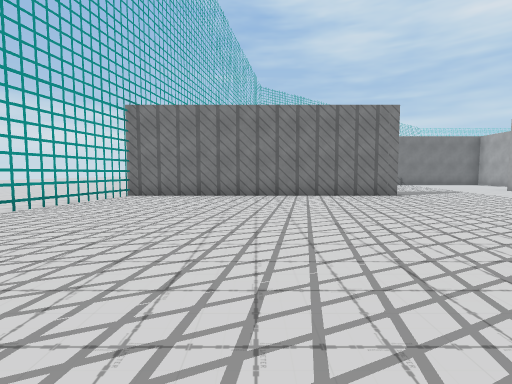
[1] (above)

24 first-person views from a walk through a scene from a Unity 3-D project. The camera is 1.3 m above the floor, tilts 4° down and sees 85° across. The floor is counted in squares, 2 m on a side. Each view is taken from the middle of a square. On the plan, view 1 faces up. The plan holds only what a view shows up to about 9 squares ahead; the rest is blank. The place goes on beyond the plan. The player is left out.

[2]
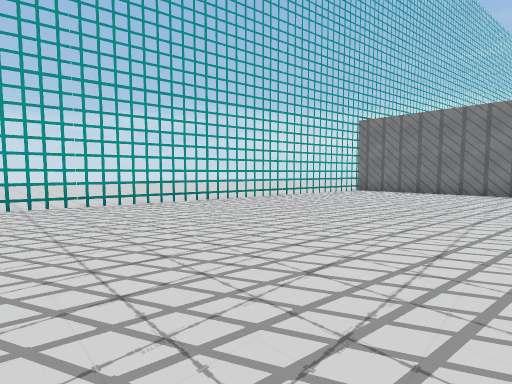

[3]
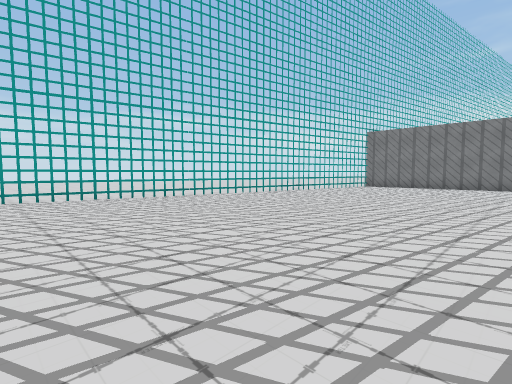

[4]
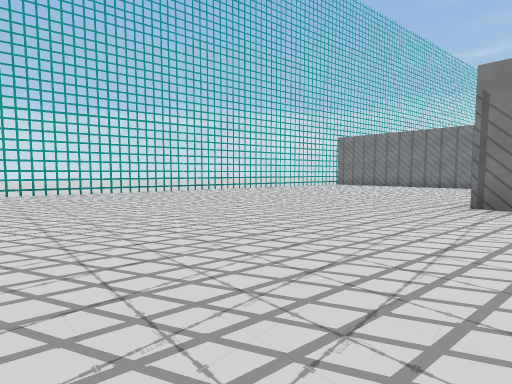

[5]
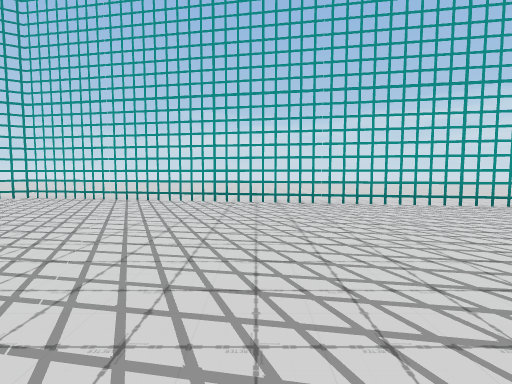

[6]
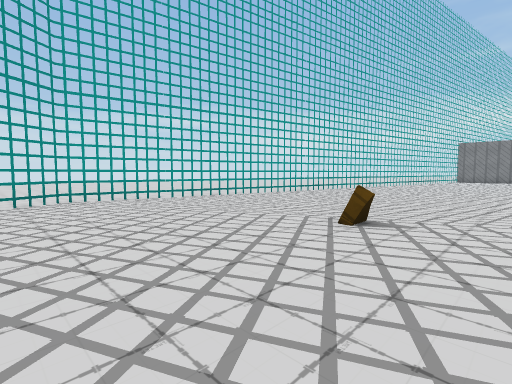

[7]
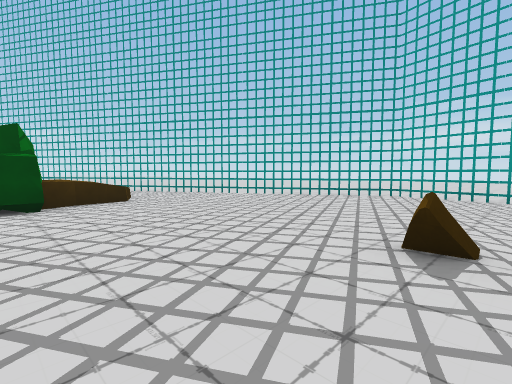

[8]
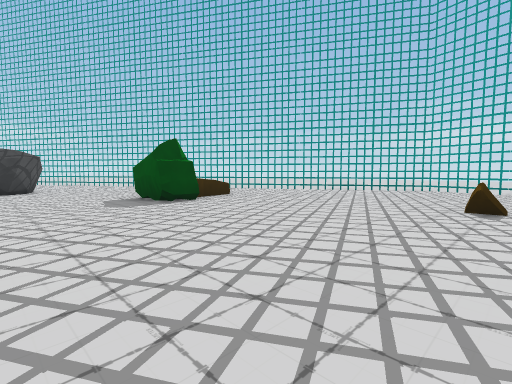

[9]
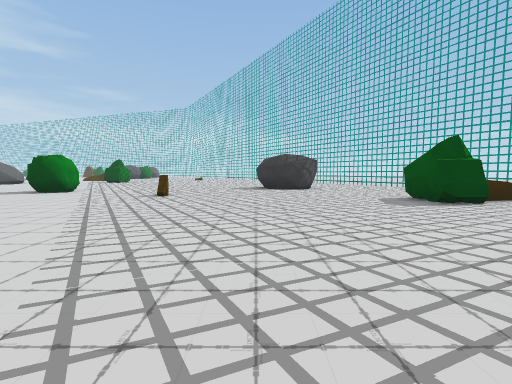

[10]
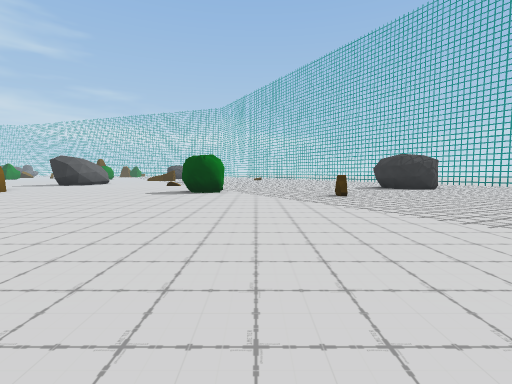

[11]
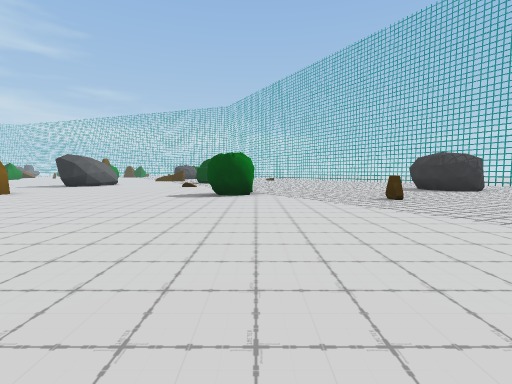

[12]
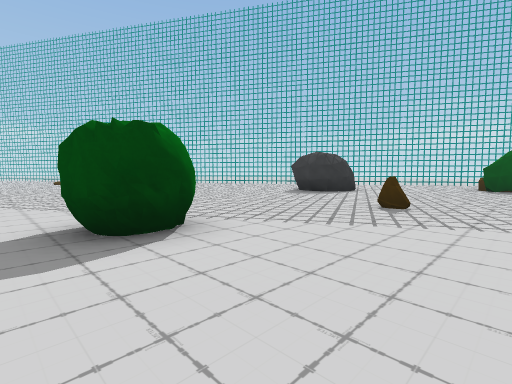

[13]
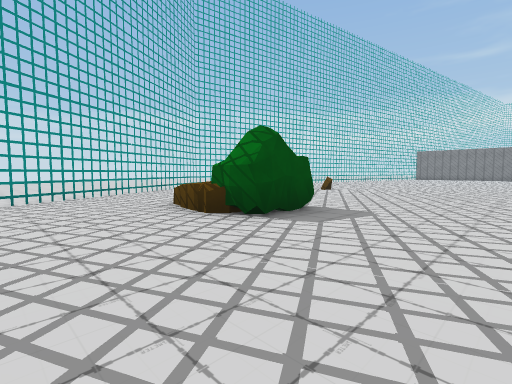

[14]
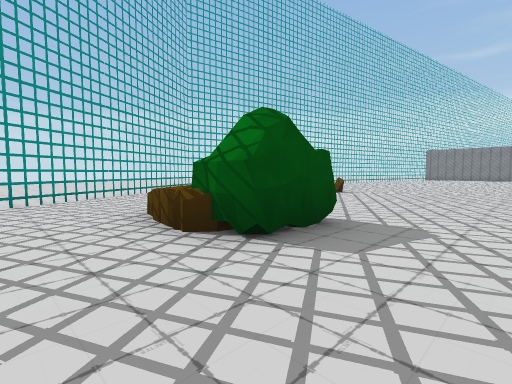

[15]
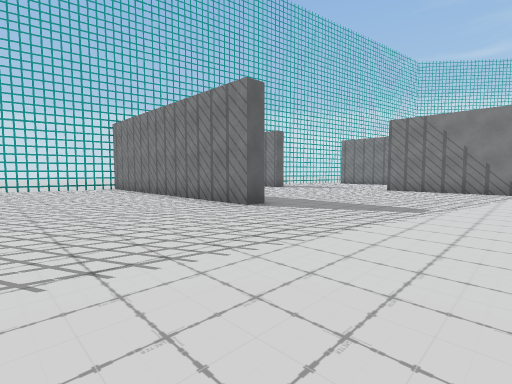

[16]
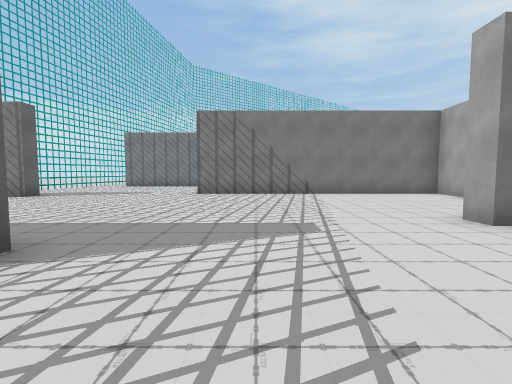

[17]
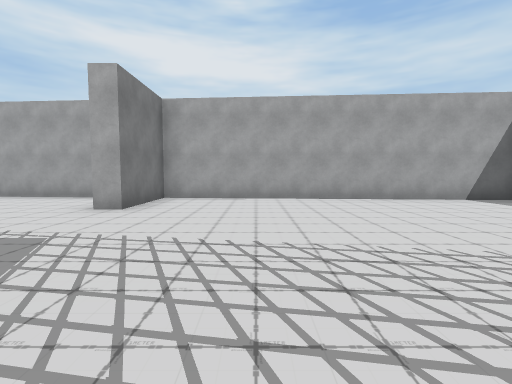

[18]
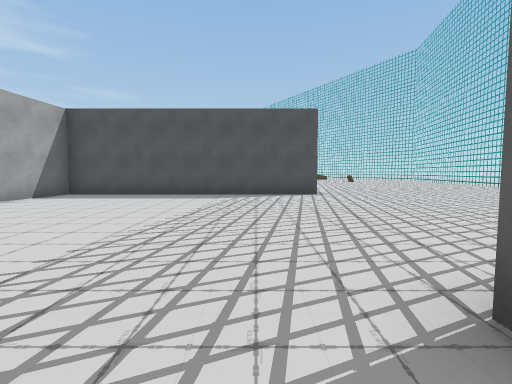

[19]
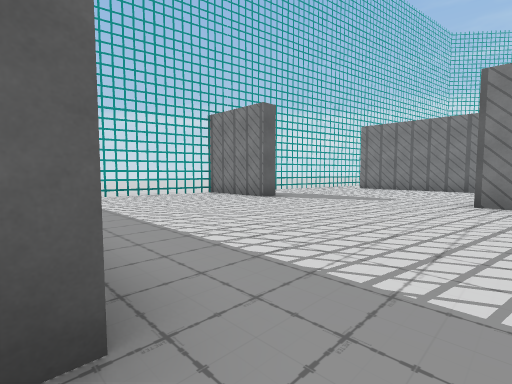

[20]
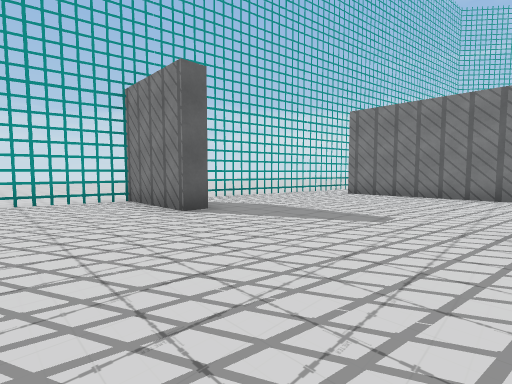

[21]
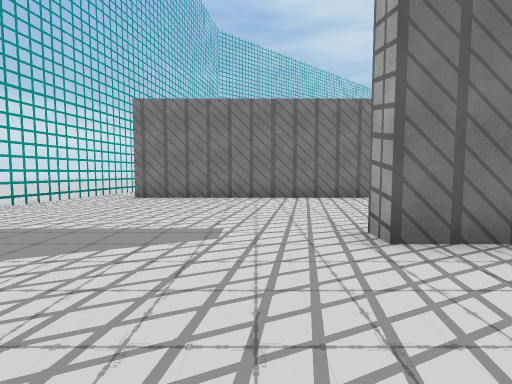

[22]
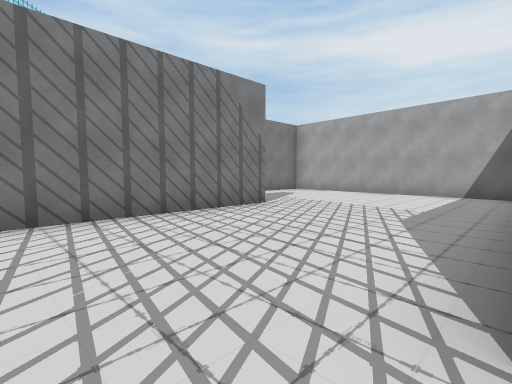

[23]
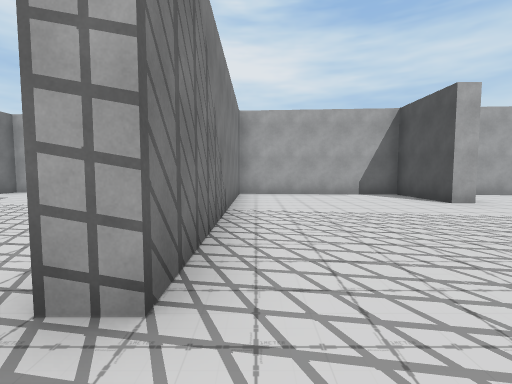

[24]
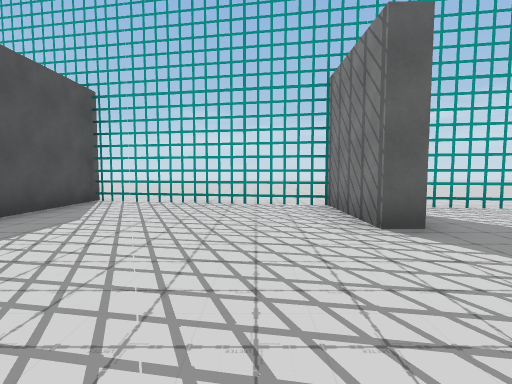

### Floor plan
Key: @ floor where view 1 was taken; # wall or solid block; . floor; T thing the floor can be seen under or through; R rock; O other object.
Columns run from 7 left of view 1 to 16 right of it. Each row starts with its distance up from view 1.
 19      #.########....#
 18   ...#.............#
 17   ...#.............#
 16    ..#.............#
 15      #......########
 14  ... ##............#
 13  ...T..............#
 12  ...T..............#
 11  ...T..............#
 10  ...T...........####
  9 ...T..............#
  8 ...########.......#
  7  ..T..............#
  6   .T..............#
  5   .T..............#
  4   .T..............#
  3  .T...............#
  2  .T...............#
  1  .T...............#
  0 ..T....@...########
 -1 ..T.........
 -2 ..T.........
 -3 .T..........
 -4 .T..........
 -5 .T..........
 -6 .T..........
 -7 .T........
 -8 ...........
 -9 #..........
-10 #............    .
-11 #....R........  ...
-12 #...................
-13 #....................
-14 #.....................
-15  #.....................
-16  ##....RO...............
-17  .#...RRR...............
-18  ..#...........R........
-19   .#..............OO....
-20    ##..............O....

Positions as (right, up) in squares from view 1, and headings:
1: (0, 0), facing up
2: (1, -2), facing up-left
3: (2, -5), facing up-left
4: (4, -6), facing up-left
5: (0, -7), facing left
6: (0, -14), facing up-left
7: (1, -10), facing down-left
8: (4, -10), facing down-left
9: (5, -10), facing down
10: (10, -10), facing down
11: (11, -11), facing down
12: (13, -16), facing down-left
13: (4, -20), facing up-left
14: (3, -19), facing up-left
15: (8, 4), facing up-left
16: (6, 6), facing up
17: (4, 7), facing right
18: (5, 9), facing down
19: (5, 8), facing up-left
20: (4, 11), facing up-left
21: (3, 12), facing up
22: (3, 15), facing up-right
23: (3, 14), facing right
24: (3, 12), facing left
